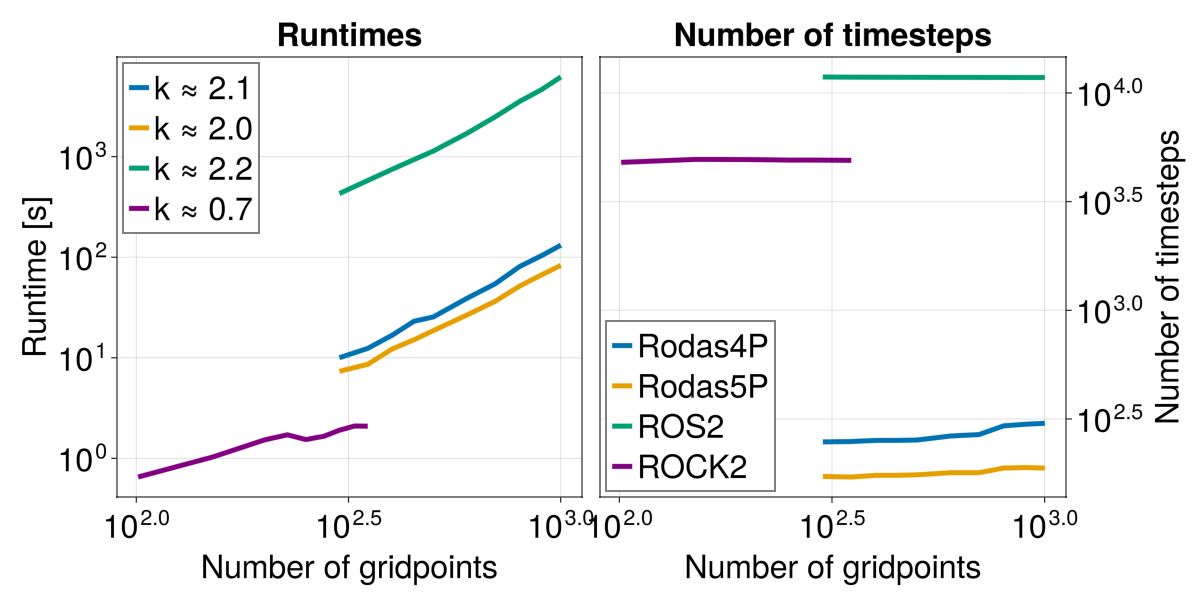

The script that saved this image:
using LinearAlgebra
using GLMakie
using DelimitedFiles
using Statistics


function compSlope(x, y)
    k = zeros(length(y)-1)
    for i in 2:length(y)
        k[i-1] = ((y[i] - y[i-1])/(x[i]-x[i-1])) 
    end
    return round(mean(k), digits = 1)
end


NyImplicit = [301, 351, 401, 451, 501, 601, 701, 801, 901, 1001]
NyExplicit  = [101, 151, 201, 227, 251, 277, 301, 327, 351]

timesR4P   = vec(readdlm("bTimes/spatialRuntimeR4P.txt"))
timesR5P   = vec(readdlm("bTimes/spatialRuntimeR5P.txt"))
timesROS2  = vec(readdlm("bTimes/spatialRuntimeROS2.txt"))
timesROCK2 = vec(readdlm("bTimes/spatialRuntimeROCK2.txt"))

ntR4P      = vec(readdlm("bTimes/spatialNTR4P.txt"))
ntR5P      = vec(readdlm("bTimes/spatialNTR5P.txt"))
ntROS2     = vec(readdlm("bTimes/spatialNTROS2.txt"))
ntROCK2    = vec(readdlm("bTimes/spatialNTROCK2.txt"))

kR4P       = compSlope(log10.(NyImplicit), log10.(timesR4P))
kR5P       = compSlope(log10.(NyImplicit), log10.(timesR5P))
kROS2      = compSlope(log10.(NyImplicit), log10.(timesROS2))
kROCK2     = compSlope(log10.(NyExplicit), log10.(timesROCK2))

fig1 = Figure(size = (1200, 600), fontsize =32)
ax1 = Axis(fig1[1, 1], xscale = log10, yscale = log10, xlabel= "Number of gridpoints", ylabel="Runtime [s]", title = "Runtimes" )
ax2 = Axis(fig1[1,2],xscale = log10, yscale = log10, ylabel = "Number of timesteps",  xlabel= "Number of gridpoints", yaxisposition = :right, title = "Number of timesteps")
lines!(ax1, NyImplicit ,timesR4P, linewidth = 5, label = "k ≈ $kR4P")
lines!(ax1, NyImplicit , timesR5P, linewidth = 5, label = "k ≈ $kR5P")
lines!(ax1, NyImplicit , timesROS2, linewidth = 5, label = "k ≈ $kROS2")
lines!(ax1, NyExplicit , timesROCK2, linewidth = 5, label = "k ≈ $kROCK2", color = :purple)

lines!(ax2, NyImplicit, ntR4P, label = "Rodas4P", linewidth = 5, )
lines!(ax2, NyImplicit, ntR5P, label = "Rodas5P", linewidth = 5)
lines!(ax2, NyImplicit, ntROS2, label = "ROS2", linewidth = 5)
lines!(ax2, NyExplicit, ntROCK2, label = "ROCK2", linewidth = 5, color = :purple)

axislegend(ax1, merge = false, unique = false, position = :lt)
axislegend(ax2, merge = true, unique = true, position=:lb)

display(fig1)
save("Figures/Figure_4_1.png", fig1)


